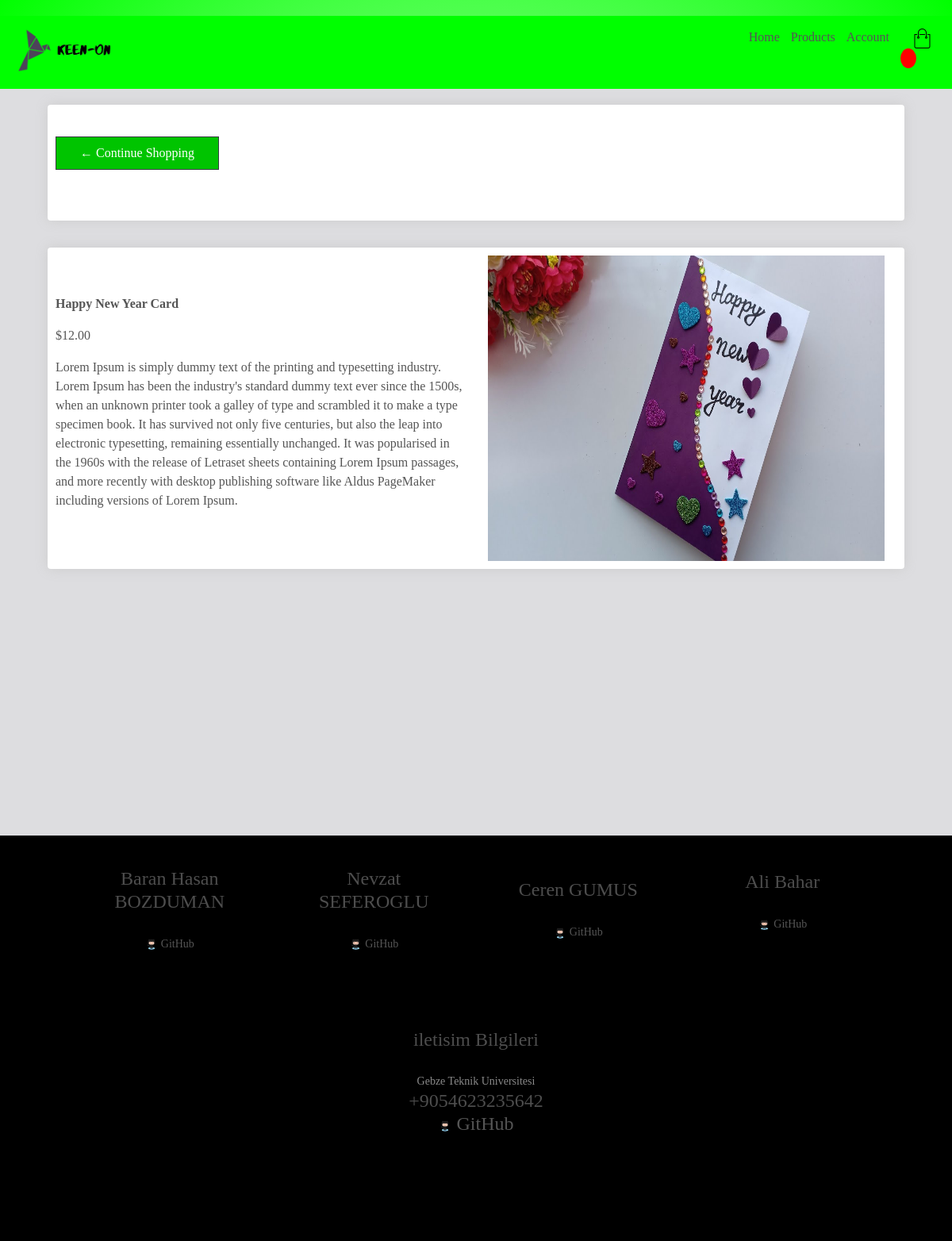
Page /product_details/7 on the committed database.
### store/models.py (models this page shows, shortened)
class Product(models.Model):
	id = models.AutoField
	customer = models.ForeignKey(Customer, on_delete=models.CASCADE, null=True, blank=True, related_name="product_c")
	name = models.CharField(max_length=200, null=True)
	price= models.FloatField()
	digital = models.BooleanField(default=False, null=True, blank=False)
	image = models.ImageField(null=True, blank=True)
	quantity = models.IntegerField(default=0, null=True, blank=True)
	description =models.CharField(default="default", max_length=200, null=False)
	@property
	def imageURL(self):
		try:
			url = self.image.url
		except:
			url = ''
		return url

### store/views.py (the view)
def product_details(request,id):
	context = {}
	product = get_object_or_404(Product,id = id)
	context = {'product': product, 'id': id}
	return render(request, "store/product-details.html",context)

### store/templates/store/product-details.html (shortened to what this page needs)
<!DOCTYPE html>
{% extends 'store/base.html' %}
{% load static %}
{% block forHead %}
    <link rel="stylesheet" href="https://stackpath.bootstrapcdn.com/bootstrap/4.4.1/css/bootstrap.min.css">
    <link rel="stylesheet" type="text/css" href="{% static 'css/checkout.css' %}">
    <link rel="stylesheet" type="text/css" href="{% static 'css/style.css' %}">
    <link rel="stylesheet" type="text/css" href="{% static 'css/navbar.css' %}">
    <link rel="stylesheet" type="text/css" href="{% static 'css/profile.css' %}">
    <link rel="stylesheet" type="text/css" href="{% static 'css/base.css' %}">
	 <link rel="stylesheet" type="text/css" href="{% static 'css/view.css' %}">
{% endblock %}
{% block content %}
<div style = "background-color:#DDDDE0;">
<div style = "background-color: #00ff00;">
    {% include "store/navbar.html" %}
    <br>
    <br>
    <br>
</div>
<div class="row">
	<div class="col-lg-12">
		<div class="col-lg-12">
			<div class="col-lg-12">
				<div class="col-lg-12">
					<div class="col-lg-12">
		<div class="box-element">
			<a  class="btn btn-outline-dark" href="{% url 'store' %}">&#x2190; Continue Shopping</a>
			<br>
			<br>
		</div>
		<br>
			</div>
			</div>
			</div>
			<div class="col-lg-12">
		<div class="col-lg-12">
			<div class="col-lg-12">
			<div class="box-element" style = "background-color:#FFFFFF">
			<div class="row">
				<div class="col-md-6">
					<p><strong>{{product.name}}</strong></p>
					<div class="subtitle" style="flex:1"><p>${{product.price|floatformat:2}}</p></div>
					<div style="flex:2"><p>Lorem Ipsum is simply dummy text of the printing and typesetting industry.
					Lorem Ipsum has been the industry's standard dummy text ever since the 1500s, when an unknown printer took a galley
					of type and scrambled it to make a type specimen book. It has survived not only five centuries, but also the leap into
					electronic typesetting, remaining essentially unchanged. It was popularised in the 1960s with the release of Letraset
					sheets containing Lorem Ipsum passages,
					and more recently with desktop publishing software like Aldus PageMaker including versions of Lorem Ipsum.</p></div>
				</div>
				<div class="col-md-6"><img class="col-image" src="{{product.imageURL}}" width="500px" height="385px">
					</div>
			</div>
		</div>
		</div>
			</div>
	</div>
	</div>
	<br>
	 <br>
    <br>
    <br>
    <br>
    <br>
    <br>
    <br>
    <br>
    <br>
	  <br>
    <br>
    <br>
    <br>
</div>
	</div>
	</div>
<div class="footer">
	<div class="row">
		<div class="col-5">
			<ul>
				<li><h4>Baran Hasan BOZDUMAN</h4></li>
					<div class="img_link">
						<a href="https://github.com/bhbduman" target="blank">
							<img src="{% static 'images/GitHub.png' %}">
							GitHub
						</a><br>
					</div>
			</ul>
		</div>
		<div class="col-5">
			<ul>
				<li><h4>Nevzat SEFEROGLU</h4></li>
					<a href="https://github.com/nevzatseferoglu" target="blank">
						<div class="img_link">
							<img src="{% static 'images/GitHub.png' %}">
							GitHub
						</div>
					</a>
			</ul>
		</div>
		<div class="col-5">
			<ul>
				<li><h4>Ceren GUMUS</h4></li>
					<a href="https://github.com/cerengumus" target="blank">
						<div class="img_link">
							<img src="{% static 'images/GitHub.png' %}">
							GitHub
						</div>
					</a>
			</ul>
		</div>
		<div class="col-5">
			<ul>
				<li><h4>Ali Bahar</h4></li>
					<a href="https://github.com/alibhr" target="blank">
						<div class="img_link">
							<img src="{% static 'images/GitHub.png' %}">
							GitHub
						</div>
					</a><br>
			</ul>
		</div>
		<div class="col-5">
			<ul>
				<li><h4>iletisim Bilgileri</h4></li>
				<li>Gebze Teknik Universitesi<h4>
                    <li>+9054623235642<h4>
					<a href="https://github.com/SoftEngProjects-RapidSoft/Keen-On" target="blank">
						<div class="img_link">
							<img src="{% static 'images/GitHub.png' %}">
							GitHub
						</div>
					</a><br>
				</h4></li>
			</ul>
		</div>
	</div>
</div>
{% endblock %}

### static/css/base.css (style rules this page uses)
* { margin:0; padding: 0; box-sizing: border-box; }
body { font-family: 'Merriweather', serif; }
a { text-decoration: none; color: #555; }
p { color: #555; }
h1,h2,h3,h4,h5,h6 { color:hsl(0, 0%, 30%); }
.box-element { box-shadow:hsl(0, 0%, 80%) 0 0 16px; background-color: #fff; border-radius: 4px; padding: 10px; }
.col-lg-4, .col-lg-6, .col-lg-8, .col-lg-12 { margin-top: 10px; }
.btn { border-radius: 0; }

### static/css/style.css (style rules this page uses)
.row { display: flex; align-items: center; flex-wrap: wrap; justify-content: space-around; }
.btn { display: inline-block; background: #00c400; color: #fff; padding: 8px 30px; margin: 30px 0; border-radius: 30px; transition: background 0.5s; }
.footer { max-width: 100%; max-height: 100% margin: auto; padding-left: 100px; padding-right: 100px; background: #000; color: #8a8a8a; font-size: 14px; }
.footer .row .col-5 { text-align: center; padding: 40px 20px; flex-basis: 20%; transition: transform 0.5s; }
.footer .row .col-5 img { width: 50%; padding: 0px 50px; border-radius: 50%; }
.footer .row .col-5 h4 { padding-bottom: 20px; }
.footer .row .col-5 ul { list-style-type: none; }
.footer .img_link img { padding: 0 !important; width: 10% !important; border-radius: 50% !important; }

### static/css/profile.css (style rules this page uses)
body { margin-top:20px; background: radial-gradient(#fff, #00ff00); }

### rows in the picture
Product: name "Happy New Year Card", price "12.00", imageURL (picture)
